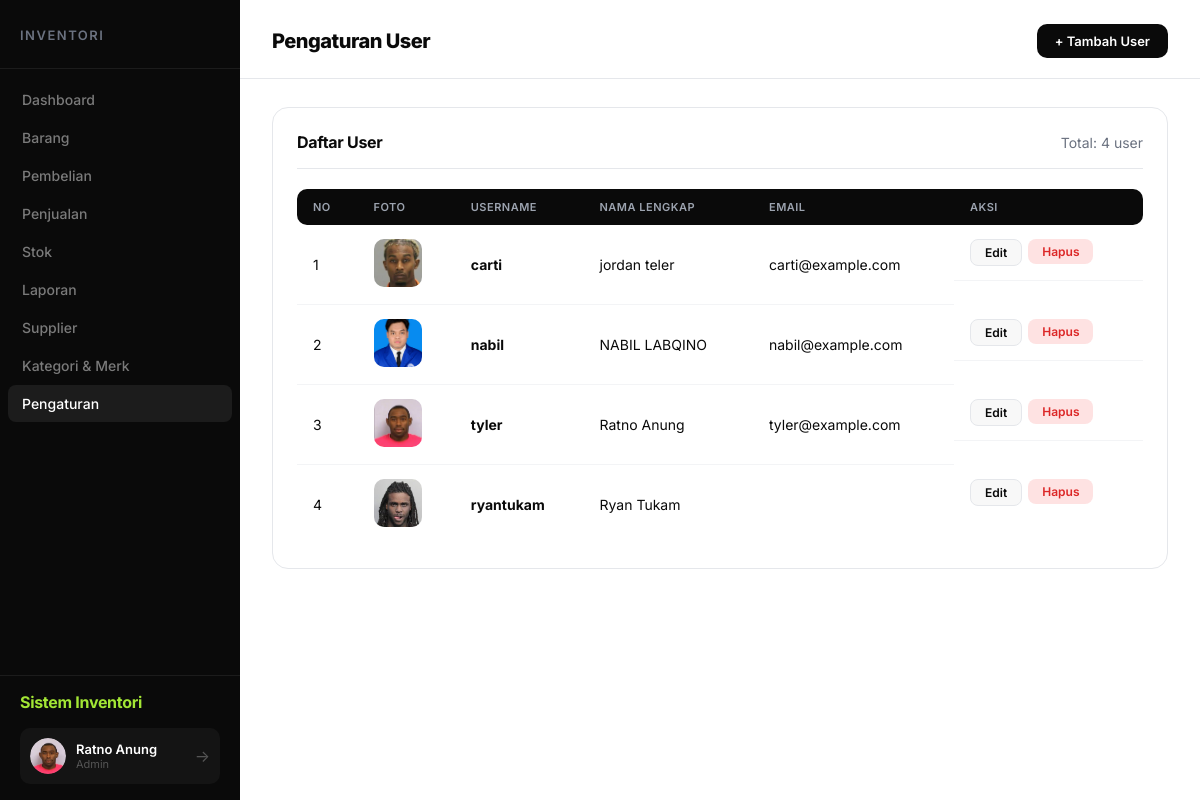
Page /user/TampilUser.php (signed in) on the committed database.
### tables this page shows
CREATE TABLE `users` (
  `id` int(11) NOT NULL,
  `username` varchar(50) NOT NULL,
  `password` varchar(255) NOT NULL,
  `nama` varchar(100) NOT NULL,
  `email` varchar(100) NOT NULL,
  `created_at` timestamp NOT NULL DEFAULT current_timestamp(),
  `foto` varchar(255) DEFAULT NULL,
  `remember_token` varchar(64) DEFAULT NULL
);

### user/TampilUser.php (the view, shortened to what this page needs)
<?php
include "../koneksi.php";
$result = $koneksi->query("SELECT * FROM users ORDER BY nama")->fetchAll();
?>
<!DOCTYPE html>
<html lang="id">
<head>
    <link rel="stylesheet" href="../css/dashboard.css">
</head>
<body>
    <div class="dashboard">
        <?php include '../includes/sidebar.php'; ?>
        <main class="main">
            <header class="header">
                <h1 class="page-title">Pengaturan User</h1>
                <div class="header-right">
                    <a href="TambahUser.php" class="btn btn-primary">+ Tambah User</a>
                </div>
            </header>
            <div class="content">
                <div class="card">
                    <div class="card-header">
                        <h3 class="card-title">Daftar User</h3>
                        <span style="color: var(--text-gray); font-size: 14px;">Total: <?= count($result) ?>
                            user</span>
                    </div>
                    <div class="table-responsive">
                        <table class="table">
                            <thead>
                                <tr>
                                    <th>No</th>
                                    <th>Foto</th>
                                    <th>Username</th>
                                    <th>Nama Lengkap</th>
                                    <th>Email</th>
                                    <th>Aksi</th>
                                </tr>
                            </thead>
                            <tbody>
                                <?php $no = 1;
                                foreach ($result as $row): ?>
                                    <tr>
                                        <td><?= $no++ ?></td>
                                        <td><img src="uploads/thumbs/<?= htmlspecialchars($row['foto']) ?>"
                                                alt="<?= htmlspecialchars($row['nama']) ?>"
                                                onerror="this.src='uploads/<?= htmlspecialchars($row['foto']) ?>'"></td>
                                        <td><strong><?= htmlspecialchars($row['username']) ?></strong></td>
                                        <td><?= htmlspecialchars($row['nama']) ?></td>
                                        <td><?= htmlspecialchars($row['email']) ?></td>
                                        <td class="actions">
                                            <a href="KoreksiUser.php?id=<?= $row['id'] ?>"
                                                class="btn btn-sm btn-secondary">Edit</a>
                                            <form method="POST" action="HapusUser.php" style="display:inline;" onsubmit="return confirm('Hapus user ini?')">
                                                <button type="submit" class="btn btn-sm btn-danger">Hapus</button>
                                            </form>
                                        </td>
                                    </tr>
                                <?php endforeach; ?>
                            </tbody>
                        </table>
                    </div>
                </div>
            </div>
        </main>
    </div>
</body>
</html>

### css/dashboard.css (style rules this page uses)
:root { --accent: #a3e635; --accent-dark: #84cc16; --dark: #0a0a0a; --dark-2: #141414; --dark-3: #1c1c1c; --bg-main: #ffffff; --bg-section: #f8f8f8; --bg-card: #ffffff; --text-dark: #0a0a0a; --text-gray: #6b7280; --text-light: #9ca3af; --border: #e5e7eb; --success: #22c55e; --danger: #ef4444; --warning: #f59e0b; --sidebar-width: 240px; }
* { margin: 0; padding: 0; box-sizing: border-box; }
body { font-family: 'Inter', -apple-system, sans-serif; background: var(--bg-main); color: var(--text-dark); position: relative; overflow-x: hidden; }
.dashboard { display: flex; min-height: 100vh; position: relative; }
.main { flex: 1; margin-left: var(--sidebar-width); padding-right: 0; }
.header { background: var(--bg-main); padding: 24px 32px 20px; display: flex; justify-content: space-between; align-items: center; border-bottom: 1px solid var(--border); position: sticky; top: 0; z-index: 100; }
.page-title { font-size: 20px; font-weight: 800; color: var(--text-dark); letter-spacing: -0.5px; }
.header-right { display: flex; align-items: center; gap: 12px; }
.content { padding: 28px 32px; }
.card { background: var(--bg-card); border-radius: 16px; border: 1px solid var(--border); padding: 24px; margin-bottom: 24px; }
.card-header { display: flex; justify-content: space-between; align-items: center; margin-bottom: 20px; padding-bottom: 16px; border-bottom: 1px solid var(--border); }
.card-title { font-size: 16px; font-weight: 700; color: var(--text-dark); letter-spacing: -0.3px; }
.btn { display: inline-flex; align-items: center; gap: 8px; padding: 9px 18px; border-radius: 10px; font-size: 13px; font-weight: 600; text-decoration: none; border: none; cursor: pointer; transition: all 0.15s; font-family: inherit; }
.btn-primary { background: var(--dark); color: #fff; }
.btn-danger { background: #fee2e2; color: #dc2626; }
.btn-secondary { background: var(--bg-section); color: var(--text-dark); border: 1px solid var(--border); }
.btn-sm { padding: 5px 14px; font-size: 12px; border-radius: 8px; }
.table-responsive { overflow-x: auto; }
.table { width: 100%; border-collapse: separate; border-spacing: 0; }
.table th { text-align: left; padding: 11px 16px; background: var(--dark); font-size: 11px; font-weight: 600; color: #9ca3af; text-transform: uppercase; letter-spacing: 0.5px; }
.table th:first-child { border-radius: 10px 0 0 10px; }
.table th:last-child { border-radius: 0 10px 10px 0; }
.table td { padding: 14px 16px; border-bottom: 1px solid #f3f4f6; font-size: 14px; color: var(--text-dark); }
.table tr:last-child td { border-bottom: none; }
.table .actions { display: flex; gap: 6px; }
.table img { width: 48px; height: 48px; object-fit: cover; border-radius: 10px; }

### rows in the picture
users: foto (picture), username "carti", nama "jordan teler", email "carti@example.com"
users: foto (picture), username "nabil", nama "NABIL LABQINO", email "nabil@example.com"
users: foto (picture), username "tyler", nama "Ratno Anung", email "tyler@example.com"
users: foto (picture), username "ryantukam", nama "Ryan Tukam"

### other values in the picture
$_SESSION['nama'] "Ratno Anung"
count($result) "4"
